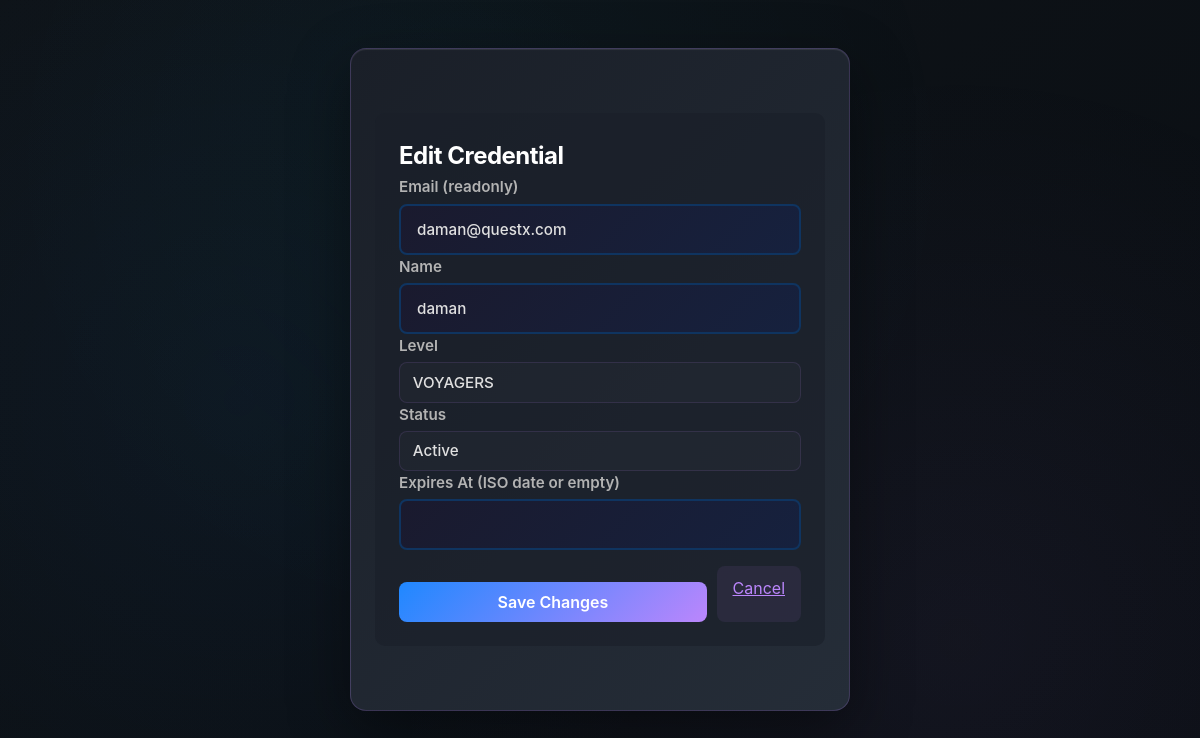
/admin/edit-credential?email=daman@questx.com (signed in), run on the app's committed database.
### tables this page shows
CREATE TABLE student_credentials (
            id INTEGER PRIMARY KEY AUTOINCREMENT,
            email TEXT UNIQUE,
            password_hash TEXT,
            name TEXT,
            student_id TEXT,
            level TEXT DEFAULT 'NOVAS',
            status TEXT DEFAULT 'active',
            created_at TEXT,
            expires_at TEXT
        );

### app.py (the view)
@app.get('/admin/edit-credential')
def admin_edit_credential():
    if 'admin_id' not in session:
        return redirect(url_for('admin_login'))
    email = (request.args.get('email') or '').strip().lower()
    if not email:
        session['error_msg'] = 'Invalid email'
        return redirect(url_for('admin_credentials'))
    conn = get_db()
    cred = conn.execute("SELECT id, email, name, level, status, expires_at FROM student_credentials WHERE email=?", (email,)).fetchone()
    conn.close()
    if not cred:
        session['error_msg'] = 'Credential not found'
        return redirect(url_for('admin_credentials'))
    return render_template('admin_edit_credential.html', app_title=APP_TITLE, cred=cred)

### app.py (called while the page is built)
def get_db():
    conn = sqlite3.connect(DB_PATH, check_same_thread=False, isolation_level=None)
    conn.row_factory = sqlite3.Row
    conn.execute("PRAGMA journal_mode=WAL;")
    conn.execute("PRAGMA synchronous=NORMAL;")
    return conn

### templates/admin_edit_credential.html (shortened to what this page needs)
<!doctype html>
<html lang="en">
<head>
  <link rel="stylesheet" href="{{ url_for('static', filename='style.css') }}">
</head>
<body>
  <main class="container">
    <div class="form">
      <h2>Edit Credential</h2>
      <form method="post" action="{{ url_for('admin_update_credential') }}">
        <label>Email (readonly)</label>
        <input type="email" name="email" value="{{ cred.email }}" readonly />
        <label>Name</label>
        <input type="text" name="name" value="{{ cred.name }}" />
        <label>Level</label>
        <select name="level">
          <option value="VOYAGERS" {% if cred.level=='VOYAGERS' %}selected{% endif %}>VOYAGERS</option>
        </select>
        <label>Status</label>
        <select name="status">
          <option value="active" {% if cred.status=='active' %}selected{% endif %}>Active</option>
        </select>
        <label>Expires At (ISO date or empty)</label>
        <input type="text" name="expires_at" value="{{ cred.expires_at or '' }}" />
        <div class="actions">
          <button class="primary" type="submit">Save Changes</button>
          <a class="secondary" href="{{ url_for('admin_credentials') }}">Cancel</a>
        </div>
      </form>
    </div>
  </main>
</body>
</html>

### static/style.css (style rules this page uses)
:root { --primary-dark: #0f1419; --primary-darker: #0a0e13; --accent-cyan: #00d9ff; --accent-purple: #bb86fc; --accent-blue: #1f88ff; --accent-green: #00e676; --text-primary: #ffffff; --text-secondary: #b3b3b3; --text-muted: #888888; --surface-dark: #1a1f28; --surface-light: #252d38; --border-color: #333d4d; --error: #ff5252; --warning: #ffb74d; --success: #4caf50; --gradient-primary: linear-gradient(135deg, #1f88ff 0%, #bb86fc 100%); --gradient-accent: linear-gradient(135deg, #00d9ff 0%, #1f88ff 100%); --gradient-hover: linear-gradient(135deg, #bb86fc 0%, #00d9ff 100%); }
* { margin: 0; padding: 0; box-sizing: border-box; }
html, body { width: 100%; height: 100%; overflow-x: hidden; }
body { font-family: -apple-system, BlinkMacSystemFont, 'Segoe UI', 'Roboto', 'Oxygen', 'Ubuntu', 'Cantarell', sans-serif; background: linear-gradient(135deg, var(--primary-dark) 0%, var(--primary-darker) 100%); color: var(--text-primary); line-height: 1.6; position: relative; overflow-y: auto; }
body::before { content: ''; position: fixed; top: 0; left: 0; right: 0; bottom: 0; background: radial-gradient(circle at 20% 50%, rgba(31, 136, 255, 0.05) 0%, transparent 50%), radial-gradient(circle at 80% 80%, rgba(187, 134, 252, 0.05) 0%, transparent 50%), radial-gradient(circle at 40% 20%, rgba(0, 217, 255, 0.03) 0%, transparent 50%); pointer-events: none; z-index: 0; }
main { position: relative; z-index: 1; }
h1, h2, h3, h4, h5, h6 { font-weight: 700; letter-spacing: -0.5px; margin: 0; }
.container { max-width: 500px; margin: 3rem auto; padding: 2rem 1.5rem; background: linear-gradient(135deg, var(--surface-dark) 0%, var(--surface-light) 100%); border-radius: 16px; border: 1px solid rgba(187, 134, 252, 0.2); box-shadow: 0 20px 60px rgba(0, 0, 0, 0.4), inset 0 1px 1px rgba(255, 255, 255, 0.1); backdrop-filter: blur(10px); animation: fadeInUp 0.8s ease-out; }
label { display: block; margin-bottom: 1rem; color: var(--text-primary); font-weight: 500; font-size: 0.95rem; }
input[type="text"], input[type="email"], input[type="password"], select { width: 100%; padding: 0.875rem 1rem; border: 2px solid #0f3460; border-radius: 8px; background: linear-gradient(135deg, #1a1a2e 0%, #16213e 100%); color: #e0e0e0; font-size: 0.95rem; transition: all 0.3s ease; font-family: inherit; font-weight: 500; }
input[type="text"]::placeholder, input[type="email"]::placeholder, input[type="password"]::placeholder { color: #888; }
select { appearance: none; background-repeat: no-repeat; background-position: right 1rem center; background-size: 12px; padding-right: 2.5rem; }
button, a.primary { display: inline-block; width: 100%; padding: 0.95rem 1.5rem; background: var(--gradient-primary); color: var(--text-primary); border: none; border-radius: 8px; font-size: 1rem; font-weight: 600; cursor: pointer; transition: all 0.3s ease; position: relative; overflow: hidden; text-decoration: none; text-align: center; font-family: inherit; }
button::before, a.primary::before { content: ''; position: absolute; top: 0; left: -100%; width: 100%; height: 100%; background: rgba(255, 255, 255, 0.2); transition: left 0.3s ease; z-index: 0; }
button.primary, button[type="submit"] { margin-top: 1rem; }

### templates/admin_edit_credential.html (style rules this page uses)
.form { max-width: 720px; margin: 2rem auto; background: rgba(26,31,40,0.6); padding: 1.5rem; border-radius: 10px; }
label { display:block; color:#b3b3b3; margin-bottom:0.25rem; font-weight:600 }
input, select { width:100%; padding:0.6rem 0.8rem; border-radius:8px; border:1px solid rgba(187,134,252,0.12); background: rgba(255,255,255,0.02); color: #e0e0e0 }
.actions { display:flex; gap:0.6rem; margin-top:1rem }
.primary { background: linear-gradient(135deg,#1f88ff 0%,#bb86fc 100%); color:white; padding:0.6rem 1rem; border-radius:8px; text-decoration:none }
.secondary { background: rgba(187,134,252,0.08); color:#bb86fc; padding:0.6rem 1rem; border-radius:8px; }

### data on the page
student_credentials: email "daman@questx.com", name "daman", level "VOYAGERS", status "Active"
